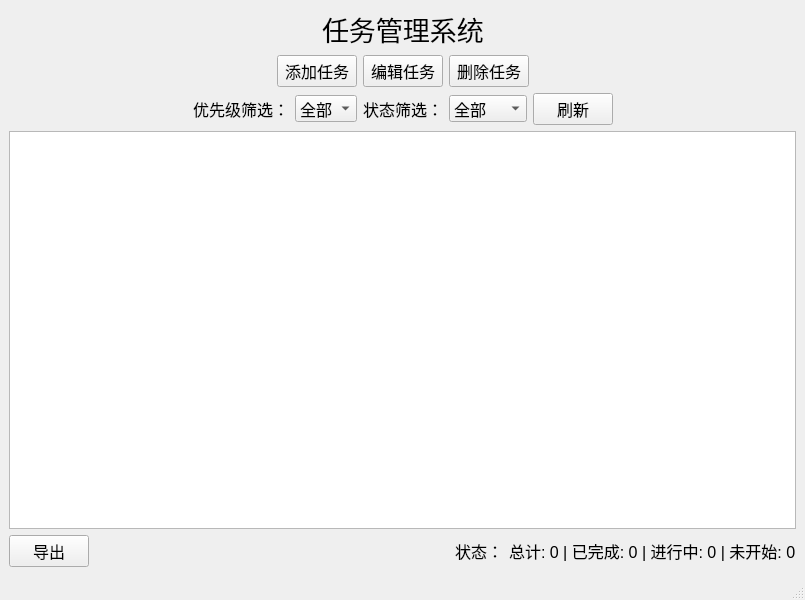
<?xml version="1.0" encoding="UTF-8"?>
<ui version="4.0">
 <class>MainWindow</class>
 <widget class="QMainWindow" name="MainWindow">
  <property name="geometry">
   <rect>
    <x>0</x>
    <y>0</y>
    <width>805</width>
    <height>600</height>
   </rect>
  </property>
  <property name="font">
   <font>
    <pointsize>12</pointsize>
   </font>
  </property>
  <property name="windowTitle">
   <string>MainWindow</string>
  </property>
  <widget class="QWidget" name="centralwidget">
   <layout class="QHBoxLayout" name="horizontalLayout_9">
    <item>
     <layout class="QVBoxLayout" name="verticalLayout_2">
      <item>
       <layout class="QVBoxLayout" name="verticalLayout">
        <item>
         <layout class="QHBoxLayout" name="horizontalLayout_5">
          <item>
           <spacer name="horizontalSpacer">
            <property name="orientation">
             <enum>Qt::Orientation::Horizontal</enum>
            </property>
            <property name="sizeHint" stdset="0">
             <size>
              <width>40</width>
              <height>20</height>
             </size>
            </property>
           </spacer>
          </item>
          <item>
           <widget class="QLabel" name="label">
            <property name="font">
             <font>
              <pointsize>20</pointsize>
             </font>
            </property>
            <property name="text">
             <string>任务管理系统</string>
            </property>
           </widget>
          </item>
          <item>
           <spacer name="horizontalSpacer_2">
            <property name="orientation">
             <enum>Qt::Orientation::Horizontal</enum>
            </property>
            <property name="sizeHint" stdset="0">
             <size>
              <width>40</width>
              <height>20</height>
             </size>
            </property>
           </spacer>
          </item>
         </layout>
        </item>
        <item>
         <layout class="QHBoxLayout" name="horizontalLayout_6">
          <item>
           <spacer name="horizontalSpacer_3">
            <property name="orientation">
             <enum>Qt::Orientation::Horizontal</enum>
            </property>
            <property name="sizeHint" stdset="0">
             <size>
              <width>40</width>
              <height>20</height>
             </size>
            </property>
           </spacer>
          </item>
          <item>
           <layout class="QHBoxLayout" name="horizontalLayout">
            <item>
             <widget class="QPushButton" name="btnAddTask">
              <property name="text">
               <string>添加任务</string>
              </property>
             </widget>
            </item>
            <item>
             <widget class="QPushButton" name="btnEditTask">
              <property name="text">
               <string>编辑任务</string>
              </property>
             </widget>
            </item>
            <item>
             <widget class="QPushButton" name="btnDeleteTask">
              <property name="text">
               <string>删除任务</string>
              </property>
             </widget>
            </item>
           </layout>
          </item>
          <item>
           <spacer name="horizontalSpacer_4">
            <property name="orientation">
             <enum>Qt::Orientation::Horizontal</enum>
            </property>
            <property name="sizeHint" stdset="0">
             <size>
              <width>40</width>
              <height>20</height>
             </size>
            </property>
           </spacer>
          </item>
         </layout>
        </item>
        <item>
         <layout class="QHBoxLayout" name="horizontalLayout_7">
          <item>
           <spacer name="horizontalSpacer_5">
            <property name="orientation">
             <enum>Qt::Orientation::Horizontal</enum>
            </property>
            <property name="sizeHint" stdset="0">
             <size>
              <width>40</width>
              <height>20</height>
             </size>
            </property>
           </spacer>
          </item>
          <item>
           <layout class="QHBoxLayout" name="horizontalLayout_4">
            <item>
             <layout class="QHBoxLayout" name="horizontalLayout_2">
              <item>
               <widget class="QLabel" name="label_2">
                <property name="text">
                 <string>优先级筛选：</string>
                </property>
               </widget>
              </item>
              <item>
               <widget class="QComboBox" name="comboPriorityFilter">
                <item>
                 <property name="text">
                  <string>全部</string>
                 </property>
                </item>
                <item>
                 <property name="text">
                  <string>高</string>
                 </property>
                </item>
                <item>
                 <property name="text">
                  <string>中</string>
                 </property>
                </item>
                <item>
                 <property name="text">
                  <string>低</string>
                 </property>
                </item>
               </widget>
              </item>
             </layout>
            </item>
            <item>
             <layout class="QHBoxLayout" name="horizontalLayout_3">
              <item>
               <widget class="QLabel" name="label_3">
                <property name="text">
                 <string>状态筛选：</string>
                </property>
               </widget>
              </item>
              <item>
               <widget class="QComboBox" name="comboStatusFilter">
                <item>
                 <property name="text">
                  <string>全部</string>
                 </property>
                </item>
                <item>
                 <property name="text">
                  <string>未开始</string>
                 </property>
                </item>
                <item>
                 <property name="text">
                  <string>进行中</string>
                 </property>
                </item>
                <item>
                 <property name="text">
                  <string>已完成</string>
                 </property>
                </item>
               </widget>
              </item>
             </layout>
            </item>
            <item>
             <widget class="QPushButton" name="btnRefresh">
              <property name="text">
               <string>刷新</string>
              </property>
             </widget>
            </item>
           </layout>
          </item>
          <item>
           <spacer name="horizontalSpacer_6">
            <property name="orientation">
             <enum>Qt::Orientation::Horizontal</enum>
            </property>
            <property name="sizeHint" stdset="0">
             <size>
              <width>40</width>
              <height>20</height>
             </size>
            </property>
           </spacer>
          </item>
         </layout>
        </item>
        <item>
         <widget class="QTableView" name="tableViewTask"/>
        </item>
       </layout>
      </item>
      <item>
       <layout class="QHBoxLayout" name="horizontalLayout_8">
        <item>
         <widget class="QPushButton" name="btnExport">
          <property name="text">
           <string>导出</string>
          </property>
         </widget>
        </item>
        <item>
         <spacer name="horizontalSpacer_7">
          <property name="orientation">
           <enum>Qt::Orientation::Horizontal</enum>
          </property>
          <property name="sizeHint" stdset="0">
           <size>
            <width>40</width>
            <height>20</height>
           </size>
          </property>
         </spacer>
        </item>
        <item>
         <widget class="QLabel" name="label_4">
          <property name="text">
           <string>状态：</string>
          </property>
         </widget>
        </item>
        <item>
         <widget class="QLabel" name="labelStatusInfo">
          <property name="text">
           <string>总计: 0 | 已完成: 0 | 进行中: 0 | 未开始: 0</string>
          </property>
         </widget>
        </item>
       </layout>
      </item>
     </layout>
    </item>
   </layout>
  </widget>
  <widget class="QMenuBar" name="menubar">
   <property name="geometry">
    <rect>
     <x>0</x>
     <y>0</y>
     <width>805</width>
     <height>21</height>
    </rect>
   </property>
  </widget>
  <widget class="QStatusBar" name="statusbar"/>
 </widget>
 <resources/>
 <connections/>
</ui>
